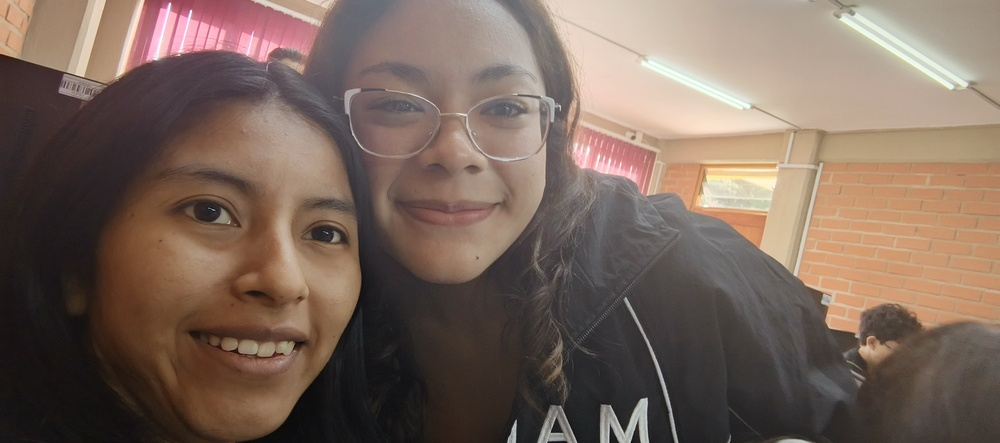
#> input picture Carito.jpg.jpeg, 1000 x 443 px, shrunk from 6496 x 2880 before the run
$ jupyter execute Practica_1_clases.ipynb
#> lines starting #> are read from the running program, lines starting #| are printed output that depends on the picture
# Actividad de Laboratorio - Procesando Imágenes

**Objetivo:** Aplicar cv2 para cargar, procesar y guardar imágenes.

- Cargar 3 imágenes en formato BGR usando `cv2.imread`
- Mostrar cada imagen convertida a RGB usando Matplotlib
- Convertir a escala de grises con `cv2.cvtColor`
- Guardar imagen BGR y escala de grises
- Crear función para mostrar las imágenes
- Mostrar en dos modos de subplot: canales en escala de grises, color y color falso
- Cada imagen en segmento de código separado

[cell 1]
# Importar librerías necesarias
import cv2
import matplotlib.pyplot as plt
import numpy as np
plt.rcParams["figure.figsize"] = [10, 5]

## Función para mostrar imágenes en dos modos de subplot

[cell 2]
def mostrar_imagen_variantes(img_bgr, titulo=""):
    """
    Muestra la imagen en dos modos de subplot diferentes:
    - Modo 1: canales RGB en escala de grises
    - Modo 2: imagen original color, escala de grises y color falso
    """
    if img_bgr is None:
        print(f"Imagen {titulo} no encontrada")
        return

    # Convertir BGR a RGB para matplotlib
    img_rgb = cv2.cvtColor(img_bgr, cv2.COLOR_BGR2RGB)

    # Convertir a escala de grises
    img_gris = cv2.cvtColor(img_bgr, cv2.COLOR_BGR2GRAY)

    # Color falso (aplicar colormap)
    img_falso_color = cv2.applyColorMap(img_gris, cv2.COLORMAP_JET)
    img_falso_color_rgb = cv2.cvtColor(img_falso_color, cv2.COLOR_BGR2RGB)

    # MODO 1: Mostrar canales RGB en escala de grises
    fig, axs = plt.subplots(1, 3, figsize=(15, 5))

    fig_img = axs[0].imshow(img_rgb[..., 0], cmap="gray")
    fig.colorbar(fig_img, ax=axs[0], shrink=0.5)
    axs[0].set_title("Canal Rojo")
    axs[0].axis('off')

    fig_img = axs[1].imshow(img_rgb[..., 1], cmap="gray")
    fig.colorbar(fig_img, ax=axs[1], shrink=0.5)
    axs[1].set_title("Canal Verde")
    axs[1].axis('off')

    fig_img = axs[2].imshow(img_rgb[..., 2], cmap="gray")
    fig.colorbar(fig_img, ax=axs[2], shrink=0.5)
    axs[2].set_title("Canal Azul")
    axs[2].axis('off')

    plt.suptitle(f"{titulo} - Modo 1: Canales en escala de grises")
    plt.tight_layout()
    plt.show()

    # MODO 2: Mostrar imagen original, escala de grises y color falso
    fig, axs = plt.subplots(1, 3, figsize=(15, 5))

    axs[0].imshow(img_rgb)
    axs[0].set_title("Original (Color)")
    axs[0].axis('off')

    axs[1].imshow(img_gris, cmap="gray")
    axs[1].set_title("Escala de Grises")
    axs[1].axis('off')

    axs[2].imshow(img_falso_color_rgb)
    axs[2].set_title("Color Falso")
    axs[2].axis('off')

    plt.suptitle(f"{titulo} - Modo 2: Color, Grises y Color Falso")
    plt.tight_layout()
    plt.show()

## Imagen 1: Carito

[cell 3]
# Cargar imagen en formato BGR
img_carito = cv2.imread("Carito.jpg.jpeg")
#> img_carito is the input picture: shape (443, 1000, 3); mean B, G, R 91.6, 102.9, 122.1

if img_carito is None:
    print("ERROR: Carito.jpg.jpeg no encontrada")
else:
    # Guardar imagen en BGR en el ordenador
    cv2.imwrite("Carito_guardada_bgr.jpg", img_carito)

    # Convertir a escala de grises
    img_carito_gris = cv2.cvtColor(img_carito, cv2.COLOR_BGR2GRAY)
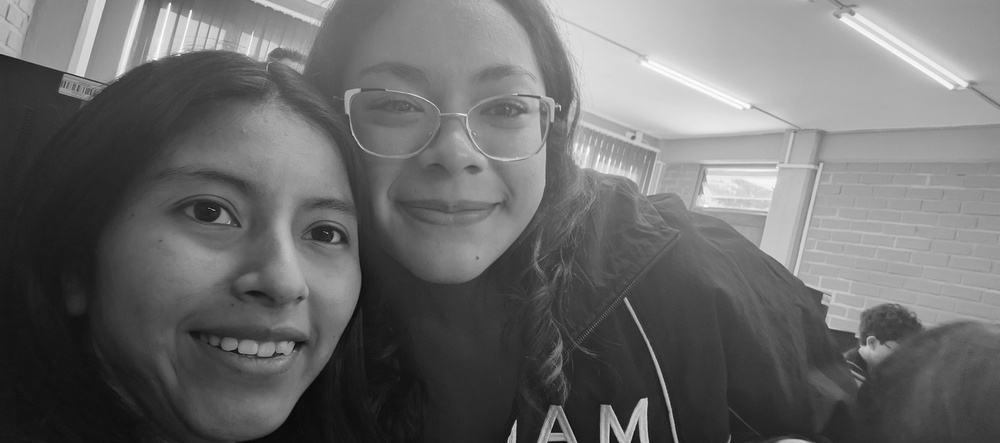
#> img_carito_gris: shape (443, 1000); min 8, max 253, mean 107.3

    # Guardar imagen en escala de grises
    cv2.imwrite("Carito_gris.jpg", img_carito_gris)

    # Mostrar imagen usando la función
    mostrar_imagen_variantes(img_carito, "Carito")
#> in mostrar_imagen_variantes, `img_falso_color = cv2.applyColorMap(img_gris, cv2.COLORMAP_JET)`:
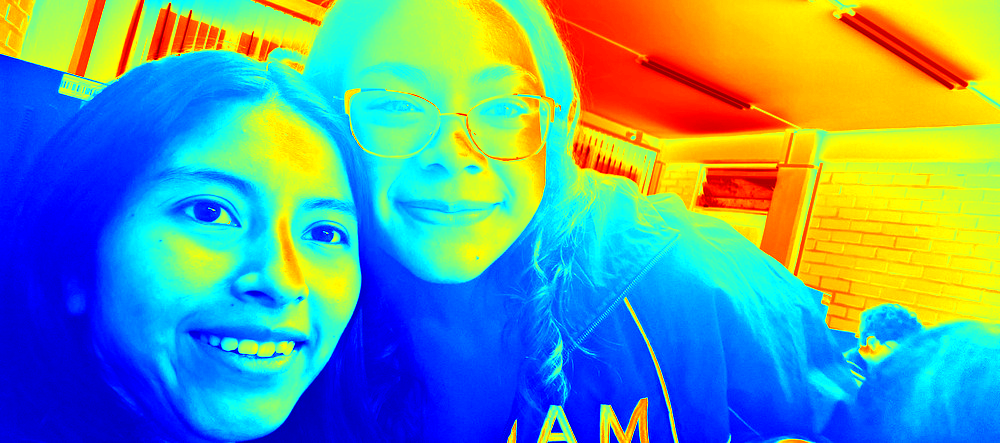
#> img_falso_color: shape (443, 1000, 3); mean B, G, R 152.4, 155.5, 99.1

    print("Carito procesada y guardada exitosamente")

## Imagen 2: Jhomy

[cell 4]
# Cargar imagen en formato BGR
img_jhomy = cv2.imread("Jhomy.jpg.jpeg")
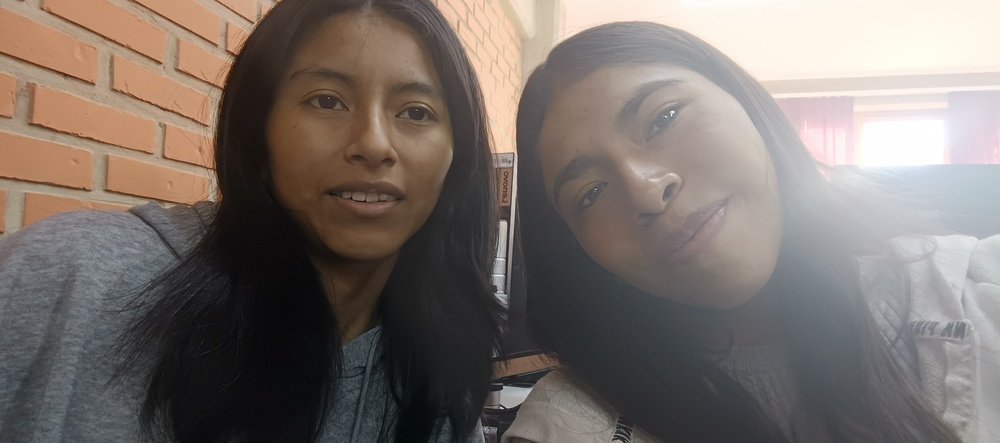
#> input picture Jhomy.jpg.jpeg, 1000 x 443 px, shrunk from 6496 x 2880 before the run
#> img_jhomy is the input picture: shape (443, 1000, 3); mean B, G, R 107.5, 113, 122.1

if img_jhomy is None:
    print("ERROR: Jhomy.jpg.jpeg no encontrada")
else:
    # Guardar imagen en BGR en el ordenador
    cv2.imwrite("Jhomy_guardada_bgr.jpg", img_jhomy)

    # Convertir a escala de grises
    img_jhomy_gris = cv2.cvtColor(img_jhomy, cv2.COLOR_BGR2GRAY)
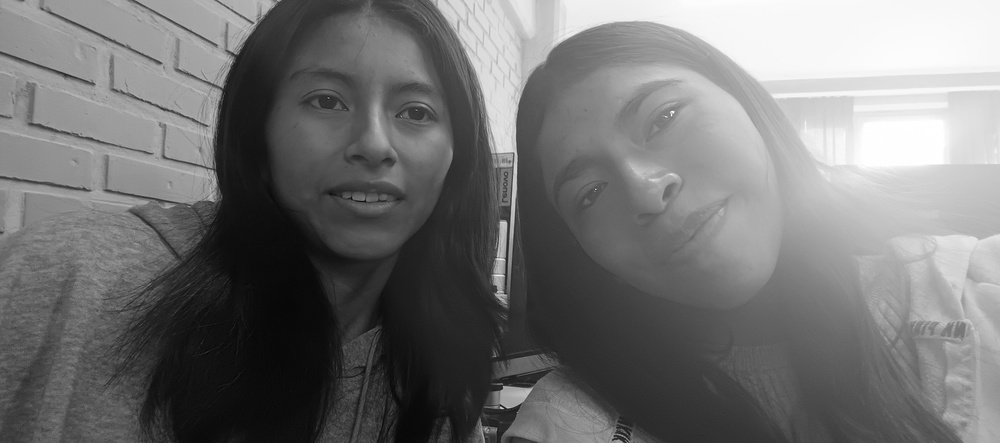
#> img_jhomy_gris: shape (443, 1000); min 6, max 255, mean 115.1

    # Guardar imagen en escala de grises
    cv2.imwrite("Jhomy_gris.jpg", img_jhomy_gris)

    # Mostrar imagen usando la función
    mostrar_imagen_variantes(img_jhomy, "Jhomy")
#> call 2 of mostrar_imagen_variantes, with titulo = 'Jhomy'
#> in mostrar_imagen_variantes (call 2), `img_falso_color = cv2.applyColorMap(img_gris, cv2.COLORMAP_JET)`:
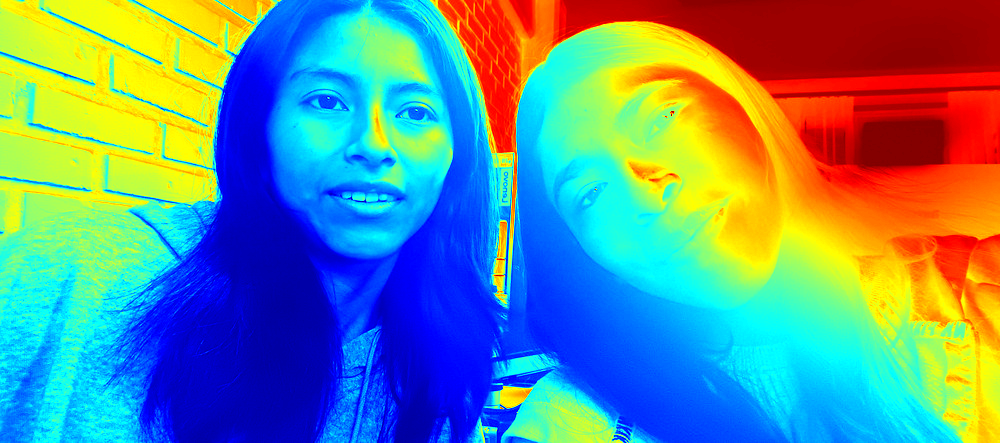
#> img_falso_color: shape (443, 1000, 3); mean B, G, R 143, 141.7, 98.4
#> in mostrar_imagen_variantes (call 2), `plt.show()`:
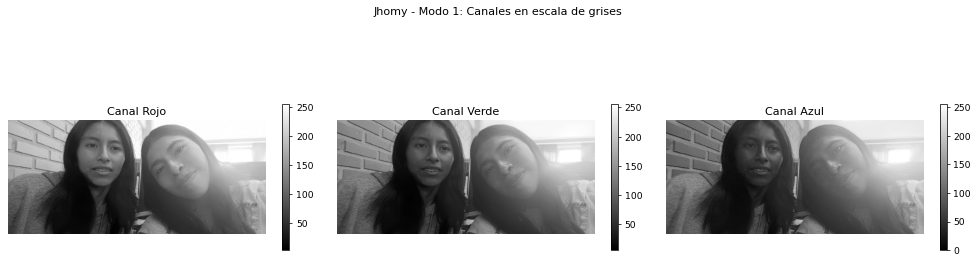
#> figure drawn by matplotlib, 6 panels

    print("Jhomy procesada y guardada exitosamente")

## Imagen 3: Noe

[cell 5]
# Cargar imagen en formato BGR
img_noe = cv2.imread("Noe.jpg.jpeg")
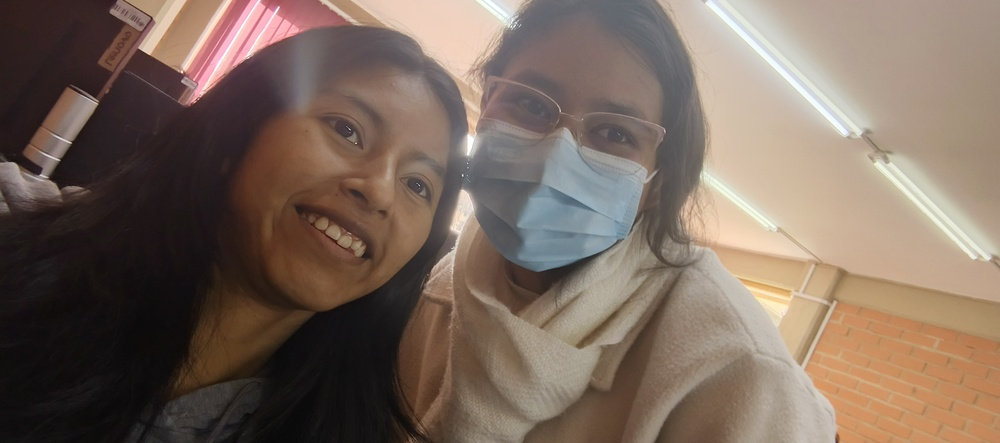
#> input picture Noe.jpg.jpeg, 1000 x 443 px, shrunk from 6496 x 2880 before the run
#> img_noe is the input picture: shape (443, 1000, 3); mean B, G, R 93.8, 105.5, 123.1


if img_noe is None:
    print("ERROR: Noe.jpg.jpeg no encontrada")
else:
    # Guardar imagen en BGR en el ordenador
    cv2.imwrite("Noe_guardada_bgr.jpg", img_noe)

    # Convertir a escala de grises
    img_noe_gris = cv2.cvtColor(img_noe, cv2.COLOR_BGR2GRAY)
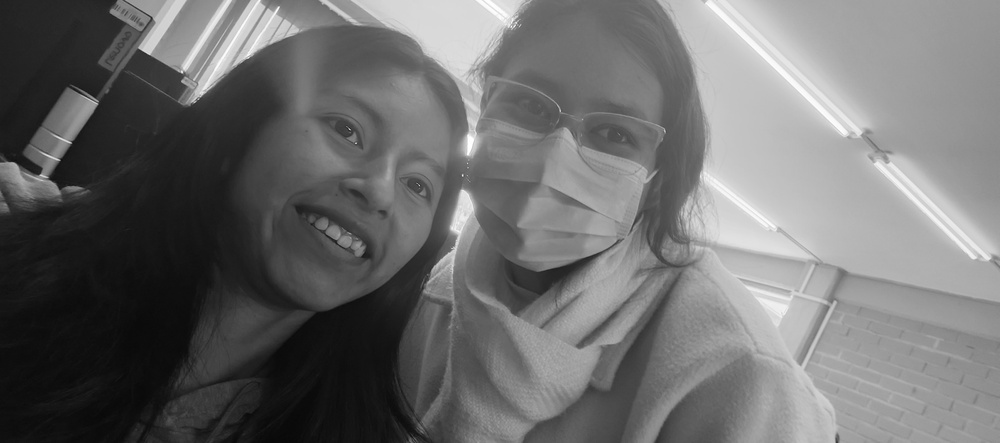
#> img_noe_gris: shape (443, 1000); min 8, max 255, mean 109.5

    # Guardar imagen en escala de grises
    cv2.imwrite("Noe_gris.jpg", img_noe_gris)

    # Mostrar imagen usando la función
    mostrar_imagen_variantes(img_noe, "Noe")
#> call 3 of mostrar_imagen_variantes, with titulo = 'Noe'
#> in mostrar_imagen_variantes (call 3), `img_falso_color = cv2.applyColorMap(img_gris, cv2.COLORMAP_JET)`:
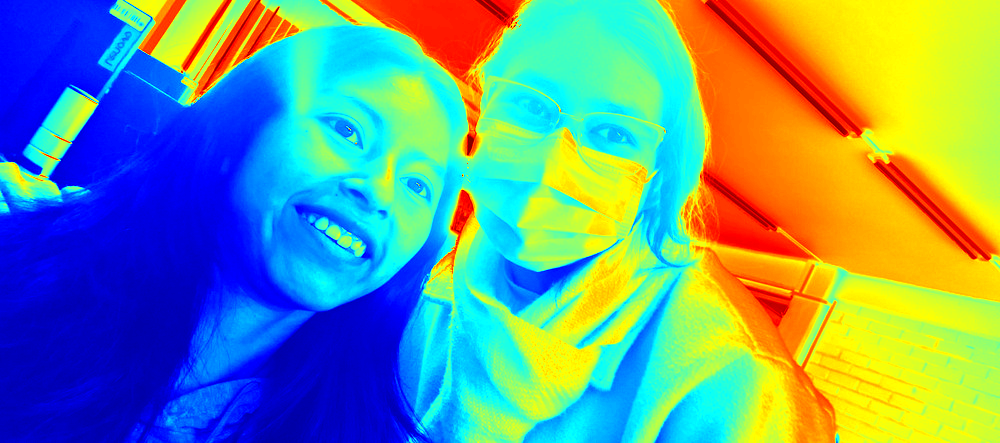
#> img_falso_color: shape (443, 1000, 3); mean B, G, R 137.8, 152.9, 108.7
#> in mostrar_imagen_variantes (call 3), `plt.show()`:
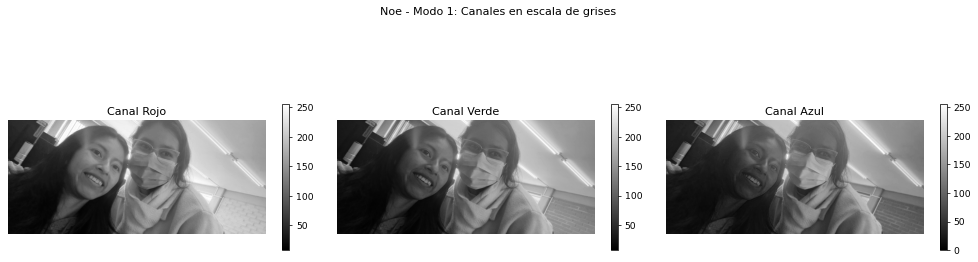
#> figure drawn by matplotlib, 6 panels

    print("Noe procesada y guardada exitosamente")
